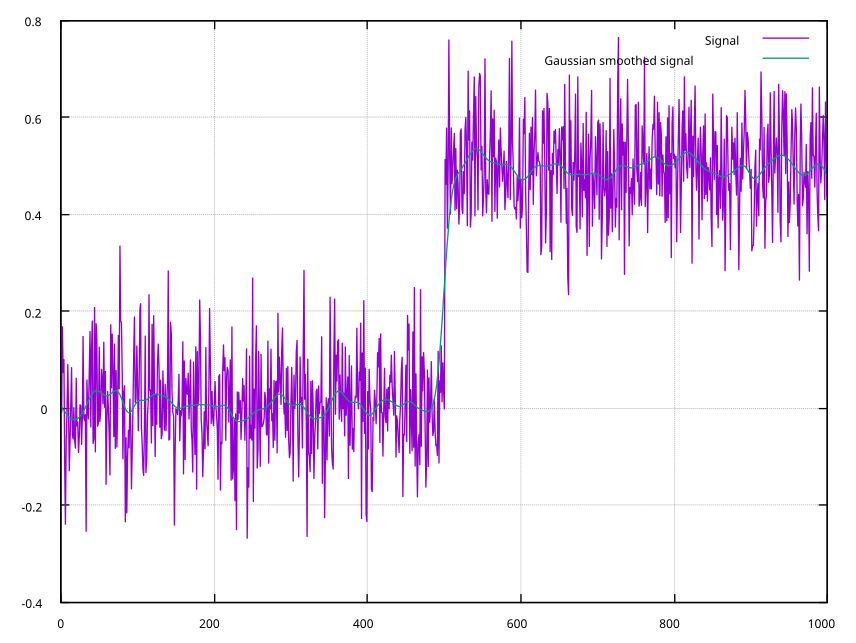

Recreate this plot in gnuplot.
#!/usr/bin/gnuplot

set term qt persist
set xrange [0:1000]
set yrange [-.4:.8]
set grid
plot 'examples/02-gaussian.dat' using 1 title 'Signal' with lines, 'examples/02-gaussian.dat' using 2 title 'Gaussian smoothed signal' with lines
